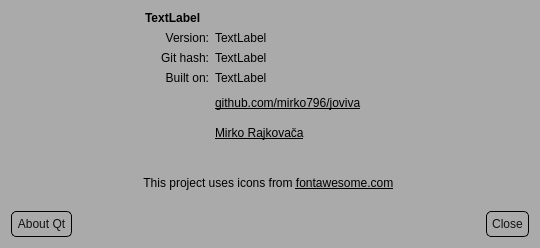
<?xml version="1.0" encoding="UTF-8"?>
<ui version="4.0">
 <class>JIAboutDlg</class>
 <widget class="QDialog" name="JIAboutDlg">
  <property name="geometry">
   <rect>
    <x>0</x>
    <y>0</y>
    <width>540</width>
    <height>248</height>
   </rect>
  </property>
  <property name="windowTitle">
   <string>Dialog</string>
  </property>
  <property name="styleSheet">
   <string notr="true">QDialog  {
background-color: rgb(170, 170, 170);
}

QLabel, QPushButton {
color:black;
}

QPushButton {
    color: rgb(18, 18, 18);
    border: 1px solid black; /* Add a dark gray border with 1px width */
    background-color: rgb(170, 170, 170);
    border-radius: 5px; /* Set the desired radius for rounded corners */
    padding: 5px;
}

QPushButton:hover {
    background-color: rgba(255, 255, 255, 0.5);  /* Set semi-transparent white background on hover */
}

QPushButton:checked {
    background-color: rgba(255, 255, 255, 0.7);
}

</string>
  </property>
  <layout class="QVBoxLayout" name="verticalLayout">
   <item>
    <layout class="QHBoxLayout" name="horizontalLayout">
     <property name="bottomMargin">
      <number>10</number>
     </property>
     <item>
      <layout class="QVBoxLayout" name="verticalLayout_2">
       <property name="leftMargin">
        <number>0</number>
       </property>
       <property name="topMargin">
        <number>0</number>
       </property>
       <item>
        <widget class="QLabel" name="label">
         <property name="minimumSize">
          <size>
           <width>128</width>
           <height>128</height>
          </size>
         </property>
         <property name="maximumSize">
          <size>
           <width>128</width>
           <height>128</height>
          </size>
         </property>
         <property name="text">
          <string/>
         </property>
         <property name="pixmap">
          <pixmap resource="../rsrc/images.qrc">:/app-icon.png</pixmap>
         </property>
         <property name="scaledContents">
          <bool>true</bool>
         </property>
        </widget>
       </item>
      </layout>
     </item>
     <item>
      <layout class="QGridLayout" name="gridLayout">
       <item row="3" column="1">
        <widget class="QLabel" name="lbl_date">
         <property name="text">
          <string>TextLabel</string>
         </property>
        </widget>
       </item>
       <item row="2" column="0">
        <widget class="QLabel" name="label_4">
         <property name="text">
          <string>Git hash:</string>
         </property>
         <property name="alignment">
          <set>Qt::AlignRight|Qt::AlignTrailing|Qt::AlignVCenter</set>
         </property>
        </widget>
       </item>
       <item row="6" column="1">
        <spacer name="verticalSpacer">
         <property name="orientation">
          <enum>Qt::Vertical</enum>
         </property>
         <property name="sizeHint" stdset="0">
          <size>
           <width>20</width>
           <height>40</height>
          </size>
         </property>
        </spacer>
       </item>
       <item row="3" column="0">
        <widget class="QLabel" name="label_5">
         <property name="text">
          <string>Built on:</string>
         </property>
         <property name="alignment">
          <set>Qt::AlignRight|Qt::AlignTrailing|Qt::AlignVCenter</set>
         </property>
        </widget>
       </item>
       <item row="0" column="0" colspan="2">
        <widget class="QLabel" name="lbl_title">
         <property name="font">
          <font>
           <bold>true</bold>
          </font>
         </property>
         <property name="text">
          <string>TextLabel</string>
         </property>
        </widget>
       </item>
       <item row="2" column="1">
        <widget class="QLabel" name="lbl_hash">
         <property name="text">
          <string>TextLabel</string>
         </property>
        </widget>
       </item>
       <item row="4" column="0">
        <layout class="QHBoxLayout" name="horizontalLayout_3">
         <property name="topMargin">
          <number>0</number>
         </property>
         <item>
          <spacer name="horizontalSpacer_3">
           <property name="orientation">
            <enum>Qt::Horizontal</enum>
           </property>
           <property name="sizeHint" stdset="0">
            <size>
             <width>40</width>
             <height>20</height>
            </size>
           </property>
          </spacer>
         </item>
         <item>
          <widget class="QLabel" name="label_2">
           <property name="minimumSize">
            <size>
             <width>24</width>
             <height>24</height>
            </size>
           </property>
           <property name="maximumSize">
            <size>
             <width>24</width>
             <height>24</height>
            </size>
           </property>
           <property name="text">
            <string/>
           </property>
           <property name="pixmap">
            <pixmap resource="../rsrc/images.qrc">:/github-icon.png</pixmap>
           </property>
           <property name="scaledContents">
            <bool>true</bool>
           </property>
           <property name="alignment">
            <set>Qt::AlignRight|Qt::AlignTrailing|Qt::AlignVCenter</set>
           </property>
          </widget>
         </item>
        </layout>
       </item>
       <item row="1" column="0">
        <widget class="QLabel" name="label_3">
         <property name="text">
          <string>Version:</string>
         </property>
         <property name="alignment">
          <set>Qt::AlignRight|Qt::AlignTrailing|Qt::AlignVCenter</set>
         </property>
        </widget>
       </item>
       <item row="1" column="1">
        <widget class="QLabel" name="lbl_version">
         <property name="text">
          <string>TextLabel</string>
         </property>
        </widget>
       </item>
       <item row="5" column="0">
        <layout class="QHBoxLayout" name="horizontalLayout_5">
         <property name="topMargin">
          <number>0</number>
         </property>
         <item>
          <spacer name="horizontalSpacer_5">
           <property name="orientation">
            <enum>Qt::Horizontal</enum>
           </property>
           <property name="sizeHint" stdset="0">
            <size>
             <width>40</width>
             <height>20</height>
            </size>
           </property>
          </spacer>
         </item>
         <item>
          <widget class="QLabel" name="label_8">
           <property name="minimumSize">
            <size>
             <width>24</width>
             <height>24</height>
            </size>
           </property>
           <property name="maximumSize">
            <size>
             <width>24</width>
             <height>24</height>
            </size>
           </property>
           <property name="text">
            <string/>
           </property>
           <property name="pixmap">
            <pixmap resource="../rsrc/images.qrc">:/author-icon.png</pixmap>
           </property>
           <property name="scaledContents">
            <bool>true</bool>
           </property>
           <property name="alignment">
            <set>Qt::AlignRight|Qt::AlignTrailing|Qt::AlignVCenter</set>
           </property>
          </widget>
         </item>
        </layout>
       </item>
       <item row="4" column="1">
        <widget class="QLabel" name="label_6">
         <property name="styleSheet">
          <string notr="true">color: rgb(1, 23, 255);</string>
         </property>
         <property name="text">
          <string>&lt;html&gt;&lt;head/&gt;&lt;body&gt;&lt;p&gt;&lt;a href=&quot;https://github.com/mirko796/joviva&quot;&gt;&lt;span style=&quot; text-decoration: underline; color:inherit;&quot;&gt;github.com/mirko796/joviva&lt;/span&gt;&lt;/a&gt;&lt;/p&gt;&lt;/body&gt;&lt;/html&gt;</string>
         </property>
         <property name="openExternalLinks">
          <bool>true</bool>
         </property>
        </widget>
       </item>
       <item row="5" column="1">
        <widget class="QLabel" name="label_9">
         <property name="styleSheet">
          <string notr="true">color: rgb(1, 23, 255);</string>
         </property>
         <property name="text">
          <string>&lt;html&gt;&lt;head/&gt;&lt;body&gt;&lt;p&gt;&lt;a href=&quot;https://mrcode.dev&quot;&gt;&lt;span style=&quot; text-decoration: underline; color:inherit;&quot;&gt;Mirko Rajkovača&lt;/span&gt;&lt;/a&gt;&lt;/p&gt;&lt;/body&gt;&lt;/html&gt;</string>
         </property>
         <property name="openExternalLinks">
          <bool>true</bool>
         </property>
        </widget>
       </item>
      </layout>
     </item>
     <item>
      <spacer name="horizontalSpacer">
       <property name="orientation">
        <enum>Qt::Horizontal</enum>
       </property>
       <property name="sizeHint" stdset="0">
        <size>
         <width>40</width>
         <height>20</height>
        </size>
       </property>
      </spacer>
     </item>
    </layout>
   </item>
   <item>
    <widget class="QLabel" name="label_10">
     <property name="text">
      <string>&lt;html&gt;&lt;head/&gt;&lt;body&gt;&lt;p&gt;This project uses icons from

&lt;a href=&quot;https://fontawesome.com/&quot;&gt;&lt;span style=&quot; text-decoration: underline; color:inherit;&quot;&gt;fontawesome.com&lt;/span&gt;&lt;/a&gt;
 &lt;/p&gt;&lt;/body&gt;&lt;/html&gt;</string>
     </property>
     <property name="alignment">
      <set>Qt::AlignCenter</set>
     </property>
     <property name="openExternalLinks">
      <bool>true</bool>
     </property>
    </widget>
   </item>
   <item>
    <spacer name="verticalSpacer_2">
     <property name="orientation">
      <enum>Qt::Vertical</enum>
     </property>
     <property name="sizeHint" stdset="0">
      <size>
       <width>20</width>
       <height>40</height>
      </size>
     </property>
    </spacer>
   </item>
   <item>
    <layout class="QHBoxLayout" name="horizontalLayout_2">
     <item>
      <widget class="QPushButton" name="btn_aboutQt">
       <property name="text">
        <string>About Qt</string>
       </property>
      </widget>
     </item>
     <item>
      <spacer name="horizontalSpacer_2">
       <property name="orientation">
        <enum>Qt::Horizontal</enum>
       </property>
       <property name="sizeHint" stdset="0">
        <size>
         <width>40</width>
         <height>20</height>
        </size>
       </property>
      </spacer>
     </item>
     <item>
      <widget class="QPushButton" name="btn_close">
       <property name="text">
        <string>Close</string>
       </property>
      </widget>
     </item>
    </layout>
   </item>
  </layout>
 </widget>
 <resources>
  <include location="../rsrc/images.qrc"/>
 </resources>
 <connections/>
</ui>
